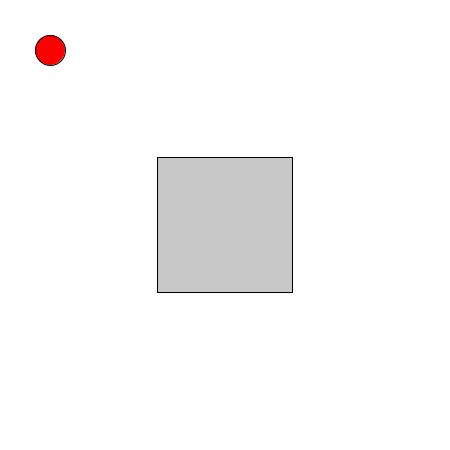
Frame 1 (no input)
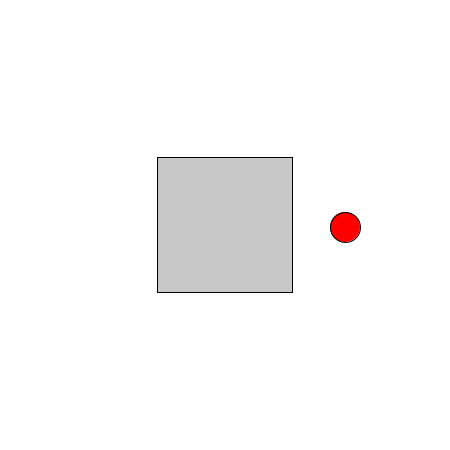
Frame 60 (the mouse pressed at the canvas centre just before this capture)
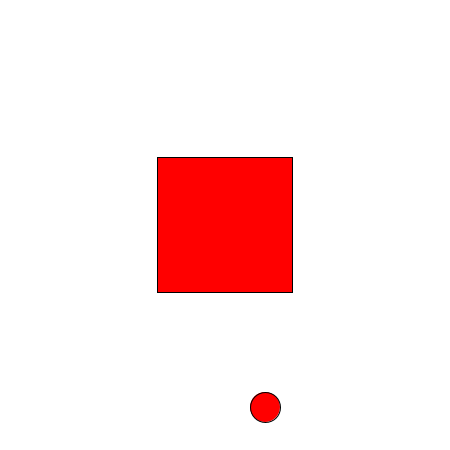
Frame 120 (the mouse held since frame 60 and released just before this capture)

The Processing sketch that drew these frames (run headless with seeded random() and noise(); from frame 60 on, the mouse is pressed at the canvas centre):

// Processing sketch: Lab2
// ── Lab2.pde
//Sketch for rectangle roll over button and a bouncing button

int centX;
int centY;
int ballX=50;
int ballY=50;
int ballXSpeed = 5;
int ballYSpeed = 3;
static boolean toggled = false;
void setup()
{
  size(450, 450);
  background(255);
}

void draw()
{
  background(255);
  int centX = width / 2; 
  int centY = height / 2;
  if (!toggled)fill(200);
  rectMode(CENTER);
  rect(centX, centY, width*.3, height*.3);
  
 
  fill(255,0,0);
  ellipse( ballX, ballY, 30, 30 );

  ballX=ballX+ballXSpeed;
  ballY=ballY+ballYSpeed;

  if (ballX > width || ballX < 0) ballXSpeed *= -1;
  
  if (ballY > height || ballY < 0) ballYSpeed *= -1;
  
  if ((mouseX > 150) && (mouseX < 300) && (mouseY <300) && (mouseY > 150) && !toggled)
  {
    fill(0, 0, 255);
    rect(centX, centY, width*.3, height*.3);
  }
}

void mousePressed()
{
  if (!toggled)
  {
    fill(255, 0, 0);
    rect(centX = width/2, centY=height/2, width*.3, height*.3);
    toggled=true;
  }
}
